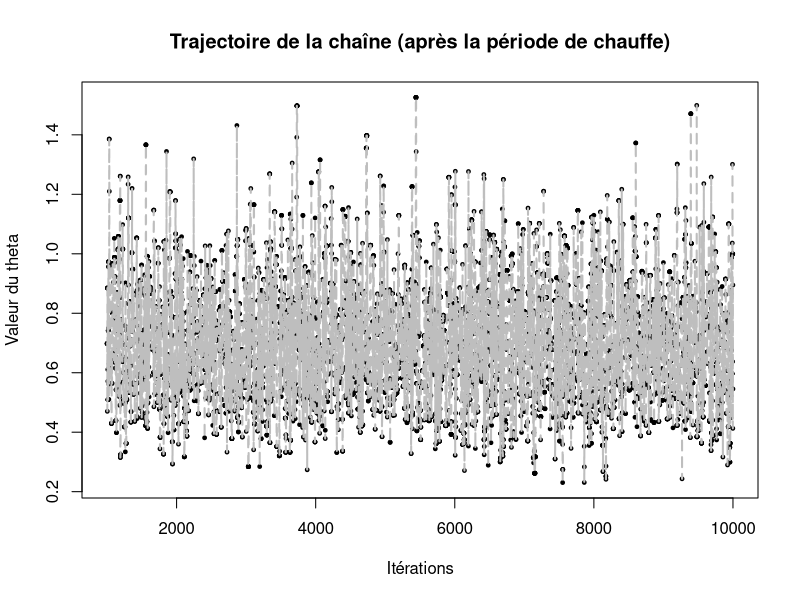
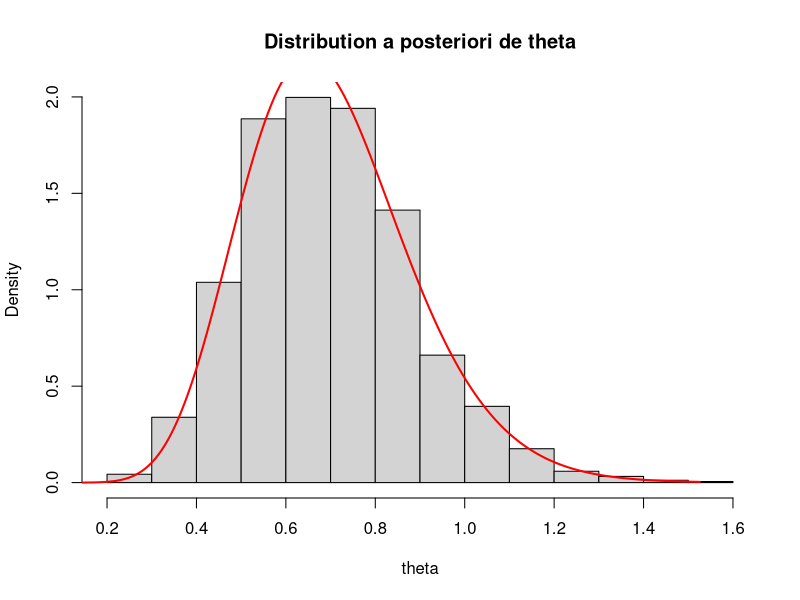
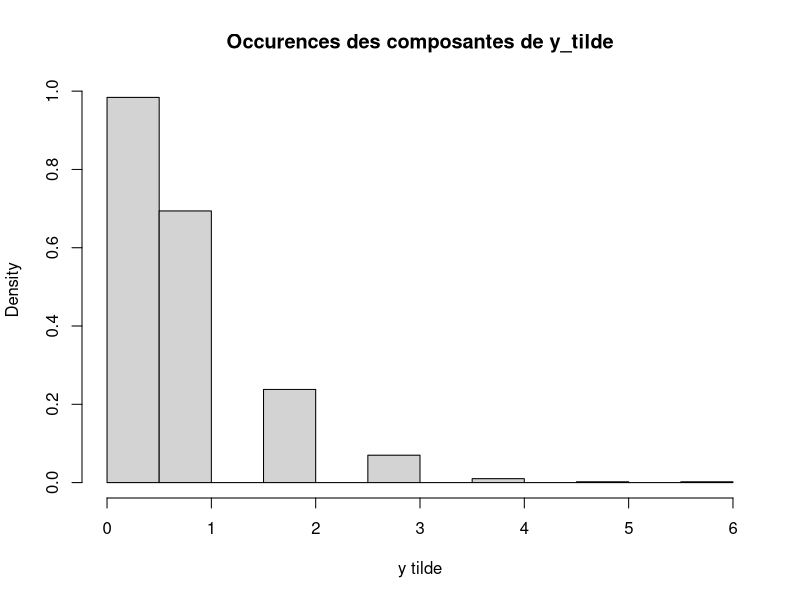
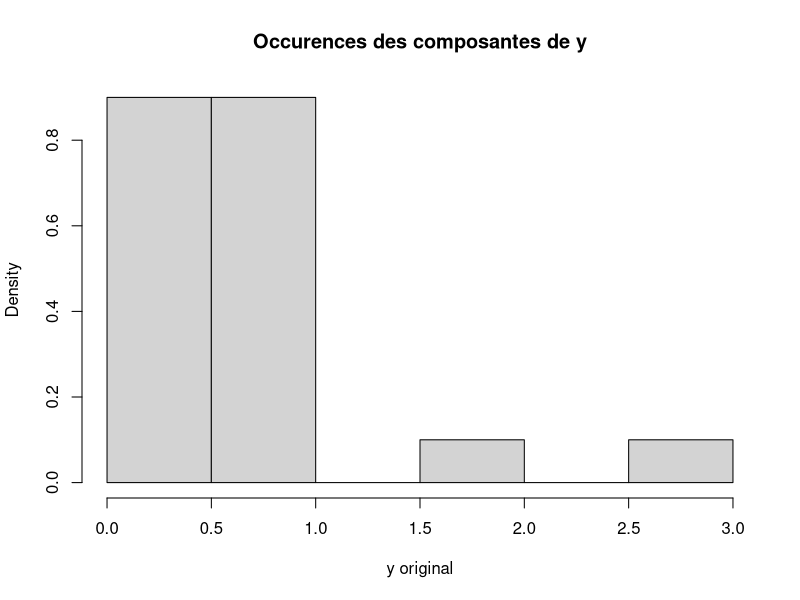
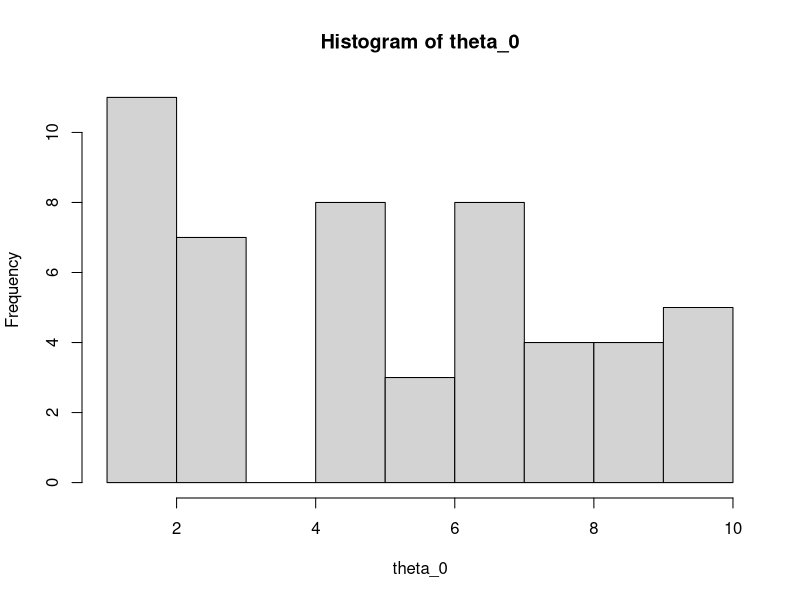
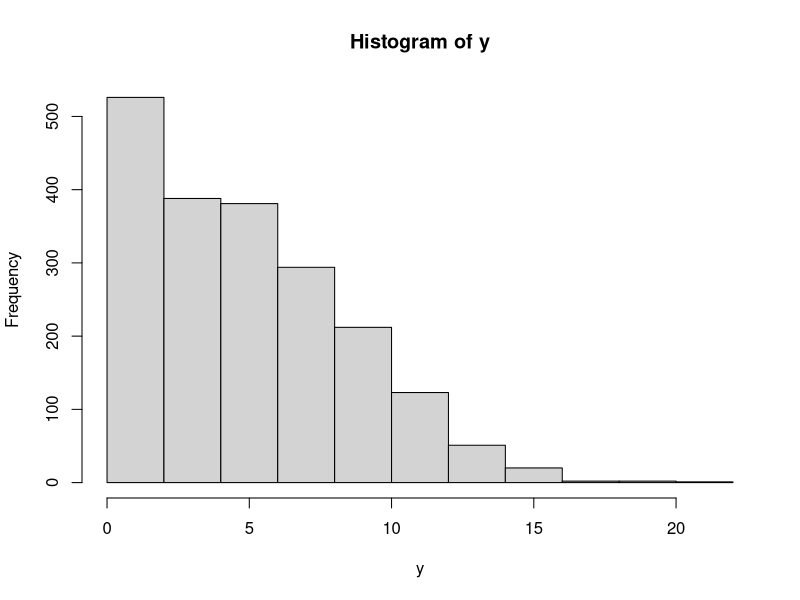
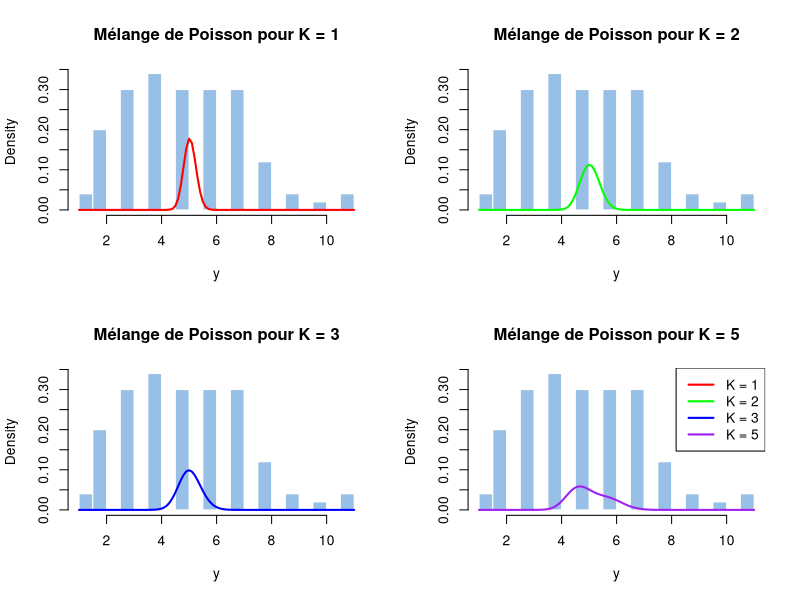
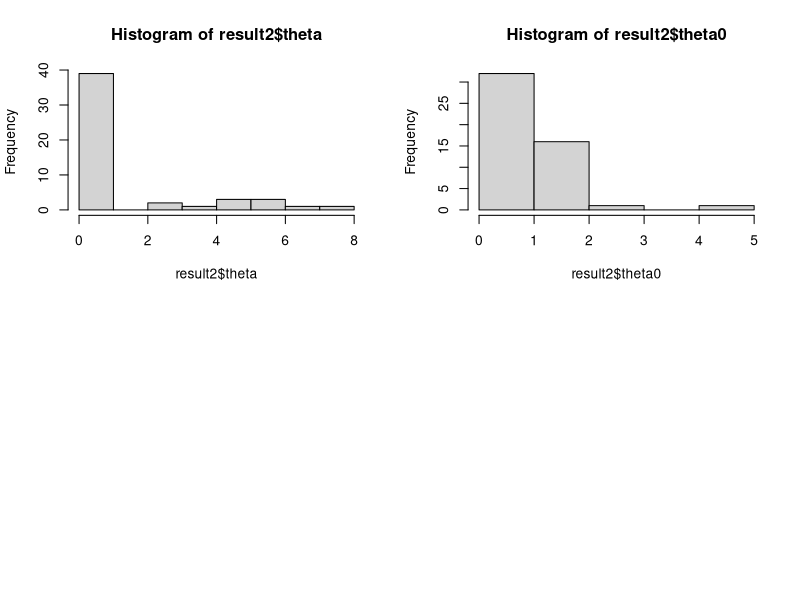

Here is the R script that generated these plots, in order:
## ---- chunk 1

#Initialisation

theta0 <- 1
Niterations <- 10000
n <- 20

loi_instrumentale <- function(thetat,thetastar){
  # L'énoncé suggère d'utiliser une loi exponentielle
  return(dexp(thetastar, 1 / thetat))
}

loi_theta_sach_y_prop <- function(theta,y){
  return(exp(-n*theta) * theta^(sum(y) - 1) * n^(sum(y)))
}

metropolis_hastings <- function(Niterations, theta_initial, y){
  
  theta <- numeric(Niterations)
  theta[1] <- theta_initial
  
  for (i in 2:Niterations){
    
    # L'énoncé suggère d'utiliser une loi exponentielle
    thetastar <- rexp(1, rate = 1 / theta[i - 1])
    ratio <- ( loi_theta_sach_y_prop(thetastar,y)*loi_instrumentale(thetastar,theta[i-1]) ) / (loi_theta_sach_y_prop(theta[i-1],y) * loi_instrumentale(theta[i-1],thetastar))
    # Sélection d'un nouveau theta ^ t+1
    if (runif(1) < min(1,ratio)){
      theta[i] <- thetastar 
    }
    else{
      theta[i] <- theta[i-1]
    }
    
  }
  fin_periode_chauffe = floor(Niterations/10)
  # Trajectoire de la chaîne
  plot(fin_periode_chauffe:Niterations,theta[fin_periode_chauffe:Niterations], cex = .5, pch = 19, xlab = "Itérations", ylab = "Valeur du theta", main = "Trajectoire de la chaîne (après la période de chauffe)")
  points(fin_periode_chauffe:Niterations, theta[fin_periode_chauffe:Niterations], type = "l", lty = 2, lwd = 2, col = "grey")
  
  return(theta[fin_periode_chauffe:Niterations])
}

y_test <- rpois(n, lambda = 1)

theta_estime <- metropolis_hastings(Niterations, 1, y_test)

## ---- chunk 2

cat("Moyenne a posteriori de theta :", mean(theta_estime), "\n")
cat("Médiane a posteriori de theta :", median(theta_estime), "\n")
cat("Intervalle de crédibilité de 95% :", quantile(theta_estime, c(0.025, 0.975) ), "\n")

## ---- chunk 3
hist(theta_estime, xlab = "theta", main = "Distribution a posteriori de theta", probability = TRUE )
x <- seq(0, max(theta_estime),length = Niterations)
# La loi obtenue à la question 2 est une loi gamma
y <- dgamma(x, shape = sum(y_test), rate = n)
lines(x, y, col = "red", lwd = 2)
## ---- chunk 4

algorithme_y_tilde <- function(y, N) {
  
  r <- sum(y)
  p <- n / (n + 1)
  y_tilde <- rnbinom(N, size = r, prob = p)
  
  return(y_tilde)
}

y_tilde <- algorithme_y_tilde(y_test,1000)

hist(y_tilde, xlab = "y tilde", main = "Occurences des composantes de y_tilde", probability = TRUE, breaks = 10 )
hist(y_test, xlab = "y original", main = "Occurences des composantes de y", probability = TRUE, breaks = 10 )
cat("La moyenne des prévisions vaut ", mean(y_test))
cat("\nL'écart-type des prévisions vaut ", sd(y_test))
cat("\nLa moyenne des observations vaut ", mean(y_tilde))
cat("\nL'écart-type des observations vaut ", sd(y_tilde))
## ---- chunk 5
# Initialisation
n <- 2000
K <- 50
theta_0 <- sample(1:10, size = K, replace = TRUE)
y <- rpois(n,theta_0)


# Paramètres à l'itération t
theta_t <- sample(1:10, size = K, replace = TRUE)

z_t <- integer(n)

# Simuler z_i pour chaque y_i
for (i in 1:n) {
  # Calcul des poids pour chaque k
  probs <- theta_t^y[i] * exp(-theta_t)

  
  # Simuler z_i à partir des probabilités
  z_t[i] <- sample(1:K, size = 1, prob = probs)
}

# itération t+1
for (k in 1:K){
  I_k <- vector("list", K)  # Liste pour regrouper les y par cluster
  for (i in 1:K) {
    I_k[[i]] <- y[z_t == i]  # Ajoute les y[j] où z[j] == i
  }
  n_k <- length(I_k[[k]])  # Nombre d'observations dans le cluster k
  sum_y_k <- sum(I_k[[k]])  # Somme des y[j] dans le cluster k
  theta_t[k] <- rgamma(1,sum_y_k,n_k)
}

for (i in 1:n) {
  # Calcul des poids pour chaque k
  probs <- theta_t^y[i] * exp(-theta_t)

  
  # Simuler z_i à partir des probabilités
  z_t[i] <- sample(1:K, size = 1, prob = probs)
}

## ---- chunk 6
hist(theta_0)
hist(y)
## ---- chunk 7
# Exemple de données y
n <- 100
y <- rpois(n, lambda = 5)  # Générer les observations y (loi de Poisson)

# Fonction de Gibbs pour le modèle de mélange de Poisson
gibbs <- function(K, N_iter, y) {
  theta0 <- rgamma(K, shape = 1, rate = 1) # Initialisation des valeurs de theta
  theta <- theta0 
  z <- sample(1:K, size = n, replace = TRUE)  # Initialisation des clusters z
  
  # Algorithme de Gibbs
  for (t in 1:N_iter) {
    # Mise à jour des paramètres theta
    for (k in 1:K) {
      n_k <- sum(z == k)  # Nombre d'observations dans le cluster k
      sum_y_k <- sum(y[z == k])  # Somme des y[j] dans le cluster k
      theta[k] <- rgamma(1, shape = sum_y_k, rate = n_k)  # Mettre à jour theta_k
    }
    
    # Mise à jour des assignations z
    for (i in 1:n) {
      probs <- theta^y[i] * exp(-theta)  # Calcul des probabilités
      probs <- probs / sum(probs)  # Normalisation pour obtenir des probabilités valides
      z[i] <- sample(1:K, size = 1, prob = probs)  # Assigner z_i à un cluster
    }
  }
  
  return(list(z = z, theta = theta,theta0=theta0))  # Retourner les résultats
}

# Essai de plusieurs valeurs de K
K_values <- c(1, 2, 3, 5)  # Valeurs de K à tester
N_iter <- 1000  # Nombre d'itérations de l'algorithme Gibbs

# Définir les couleurs pour chaque courbe
colors <- c("red", "green", "blue", "purple")

# Initialiser la disposition des graphiques (4 graphiques côte à côte)
par(mfrow = c(2, 2))  # 2 lignes, 2 colonnes pour les graphiques

# Tracer les lois de mélange pour différentes valeurs de K
for (i in 1:length(K_values)) {
  K <- K_values[i]
  result <- gibbs(K, N_iter, y)  # Appliquer Gibbs pour chaque valeur de K
  theta <- result$theta
  
  # Fonction pour calculer la densité de la loi de mélange estimée par Gibbs
  mix_density <- function(x) {
    dens <- 0
    for (k in 1:K) {
      dens <- dens + 0.1*dgamma(x, shape = sum(y[result$z == k]), rate = sum(result$z == k)) * mean(result$z == k)
    }
    return(dens)
  }
  
  # Tracer l'histogramme des données
  hist(y, breaks = 30, main = paste("Mélange de Poisson pour K =", K), 
       xlab = "y", col = rgb(0.2, 0.5, 0.8, 0.5), border = "white", freq = FALSE)
  
  # Superposer la loi de mélange estimée
  curve(mix_density(x), from = min(y), to = max(y), col = colors[i], lwd = 2, add = TRUE)
}

# Ajouter une légende pour identifier les différentes courbes
legend("topright", legend = paste("K =", K_values), col = colors, lwd = 2)

result2 <- gibbs(50,1000,y)
hist(result2$theta)
hist(result2$theta0)


